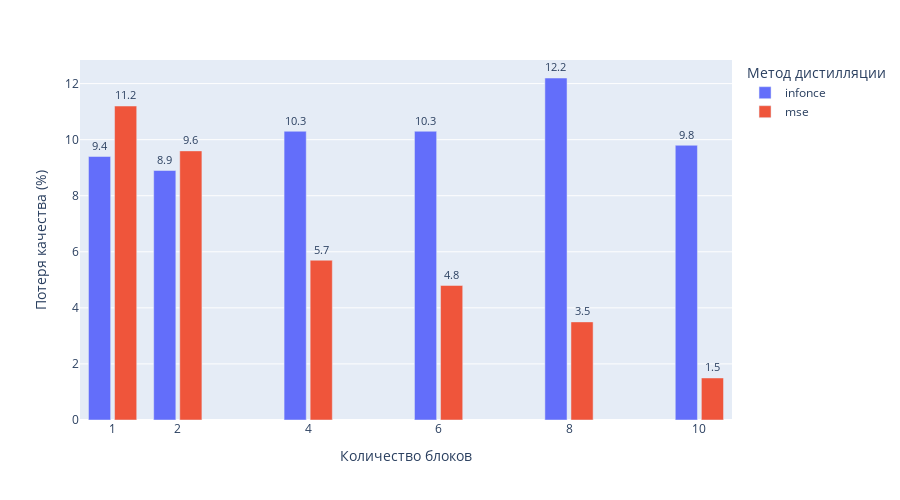

Notebook source saved alongside this figure:
### Code cell
task = 'SA'

fig = px.bar(data,
             x="Количество блоков",
             y=task,
             color='Метод дистилляции',
             barmode="group",
             text=task,
             height=500,
             width=900,
             labels={task: "Потеря качества (%)"}
             )
fig.update_traces(
    textposition="outside"
)
fig.update_layout(bargroupgap=0.15,
                  xaxis=dict(tickvals=data["Количество блоков"]),
                  uniformtext_minsize=8,
                  uniformtext_mode='show'
                  )
fig.show()
fig.write_image('metrics/sa_result.png')

### Figure 1 — Plotly figure (JSON) as saved in the notebook; plotly's stock layout.template omitted (floating-point values rounded to 4 significant figures)
{"data": [{"alignmentgroup": "True", "hovertemplate": "Метод дистилляции=infonce<br>Количество блоков=%{x}<br>Потеря качества (%)=%{text}<extra></extra>", "legendgroup": "infonce", "marker": {"color": "#636efa", "pattern": {"shape": ""}}, "name": "infonce", "offsetgroup": "infonce", "orientation": "v", "showlegend": true, "text": [9.4, 8.9, 10.3, 10.3, 12.2, 9.8], "textposition": "outside", "type": "bar", "x": [1, 2, 4, 6, 8, 10], "xaxis": "x", "y": [9.4, 8.9, 10.3, 10.3, 12.2, 9.8], "yaxis": "y"}, {"alignmentgroup": "True", "hovertemplate": "Метод дистилляции=mse<br>Количество блоков=%{x}<br>Потеря качества (%)=%{text}<extra></extra>", "legendgroup": "mse", "marker": {"color": "#EF553B", "pattern": {"shape": ""}}, "name": "mse", "offsetgroup": "mse", "orientation": "v", "showlegend": true, "text": [11.2, 9.6, 5.7, 4.8, 3.5, 1.5], "textposition": "outside", "type": "bar", "x": [1, 2, 4, 6, 8, 10], "xaxis": "x", "y": [11.2, 9.6, 5.7, 4.8, 3.5, 1.5], "yaxis": "y"}], "layout": {"bargroupgap": 0.15, "barmode": "group", "height": 500, "legend": {"title": {"text": "Метод дистилляции"}, "tracegroupgap": 0}, "margin": {"t": 60}, "uniformtext": {"minsize": 8, "mode": "show"}, "width": 900, "xaxis": {"anchor": "y", "domain": [0, 1], "tickvals": [1, 1, 2, 2, 4, 4, 6, 6, 8, 8, 10, 10], "title": {"text": "Количество блоков"}}, "yaxis": {"anchor": "x", "domain": [0, 1], "title": {"text": "Потеря качества (%)"}}}}
